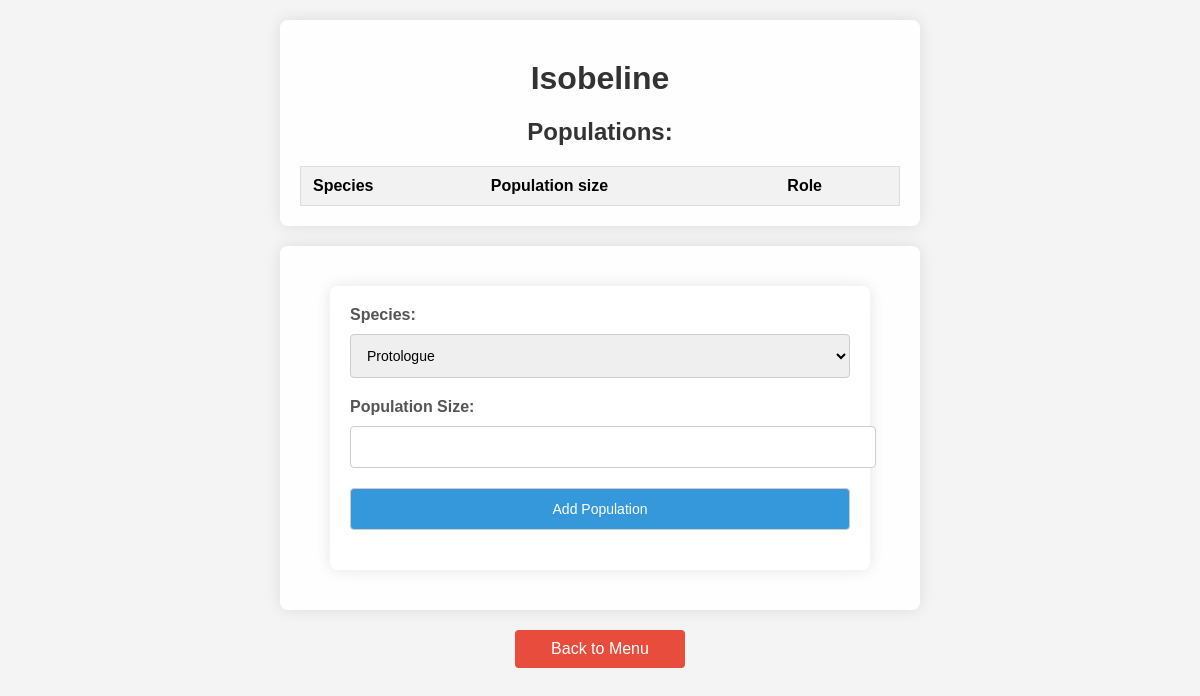
The app's page /region/Isobeline, older data.
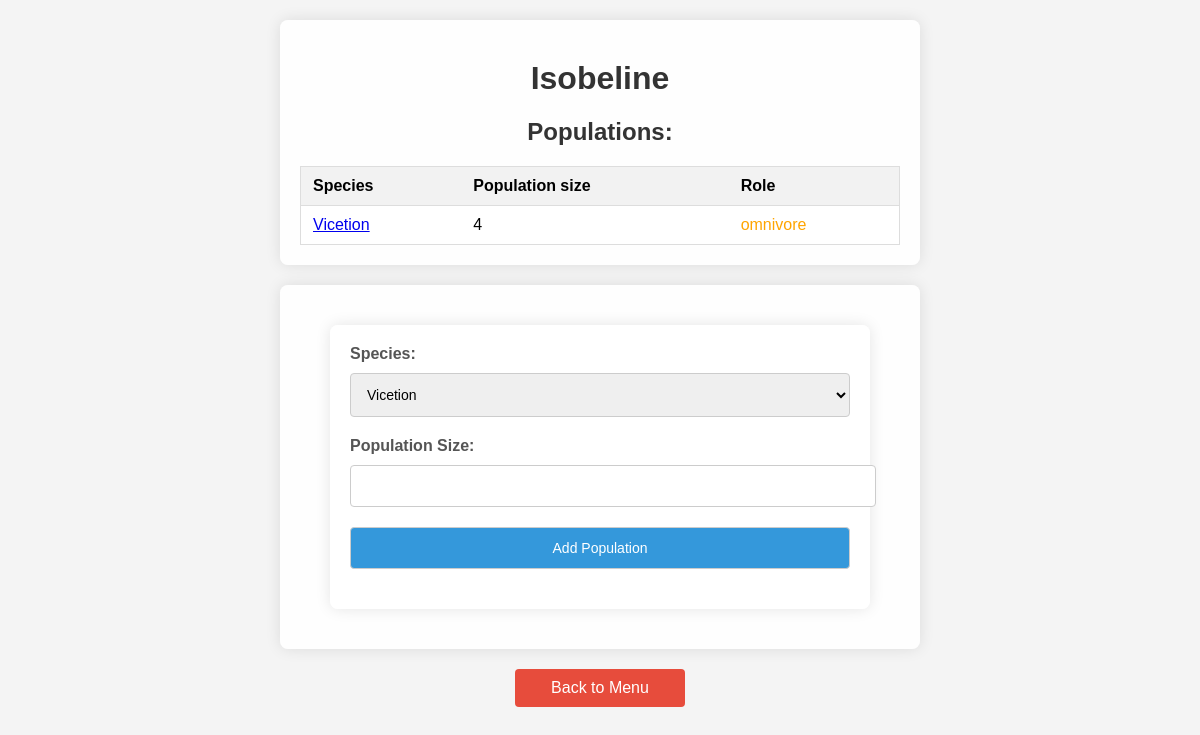
The same page, newer data.
### tables this page shows
CREATE TABLE populations (
                id INTEGER PRIMARY KEY AUTOINCREMENT,
                species TEXT NOT NULL,
                population_size INTEGER NOT NULL,
                region TEXT NOT NULL                
            );

### app.py (the view, shortened to what this page needs)
@app.route('/region/<region>', methods=['GET', 'POST'])
def show_region(region):
    populations = db_handler.execute_sql_query("SELECT populations.population_size, populations.species, species.trophic_type, species.heterotroph_level, populations.id FROM populations JOIN species ON species.name == populations.species WHERE populations.region = ?", (region,))
    species = db_handler.execute_sql_query("SELECT name FROM species")
    return render_template('region.html', region_name= region,  populations= populations, species=species)

### database_handler.py (called while the page is built)
    def execute_sql_query(self, sql_query: str, params: Tuple[Any] = ()) -> List[Tuple[Any]]:
        conn = sqlite3.connect(self.db_name)
        cursor = conn.cursor()
        try:
            cursor.execute(sql_query, params)
            output = cursor.fetchall()
        except sqlite3.Error as e:
            print(f"Database error: {e}")
            output = None
        conn.close()
        return output

### templates/region.html (shortened to what this page needs)
<!DOCTYPE html>
<html lang="en">
<head>
</head>
<body>
    <div class="container">
        <h1>{{ region_name }}</h1>
        <h2>Populations:</h2>
        <table>
            <thead>
                <tr>
                    <th>Species</th>
                    <th>Population size</th>
                    <th>Role</th>
                </tr>
            </thead>
            <tbody>
                {% for population in populations %}
                    <tr>
                        <td><a href="/population/{{population[4]}}">{{  population[1] }}</a></td>
                        <td>{{ population[0] }}</td>
                        <td>
                        {% if population[2] == "autotrophic"%}
                        <span style="color: lightgreen;"> autotrophic</span>
                        {% elif population[3] > 75 %}
                        <span style="color: green;"> herbivore</span>
                        {% elif population[3] < 25 %}
                        <span style="color: red;"> carnivore</span>
                        {% else %}
                        <span style="color: orange;"> omnivore</span>
                        {% endif %}
                        </td>
                    </tr>
                {% endfor %}
            </tbody>
        </table>
    </div>
    <div class="container">
        <form action="/region/{{ region_name }}" method="post">
            <label for="species">Species:</label>
            <select id="species" name="species">
                {% for specie in species %}
                    <option value="{{ specie }}">{{ specie[0] }}</option>
                {% endfor %}
            </select>
            <label for="population_size">Population Size:</label>
            <input type="number" id="population_size" name="population_size" required>
            <input type="submit" value="Add Population">
        </form>
    </div>
    <div style="text-align: center; margin-top: 20px;">
        <a href="/" class="back-btn">Back to Menu</a>
    </div>
</body>
</html>

Row changes from the older to the newer data that the page shows:
added populations: region "Isobeline", species "Vicetion", population_size "4"
Text that changed along with them:
form field species: "Protologue" → "Vicetion"
{{ region_name }}: "Isobeline" → (not shown)
